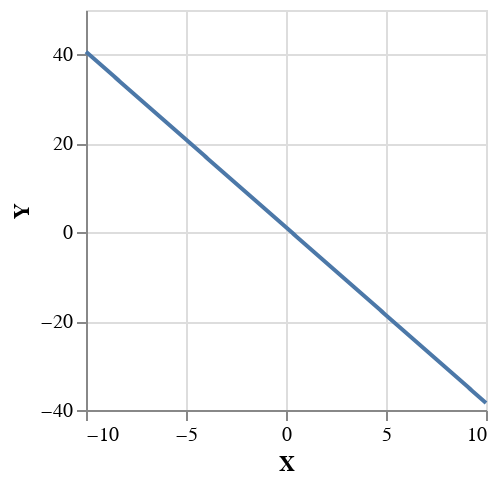

The cell this chart's notebook holds for it:
### Code cell
import Statistics.Distribution.Normal (normalDistr)
import qualified Statistics.Distribution as S (quantile, cumulative)
import Data.Maybe (fromMaybe)

prop c = do
  -- let oldSlope = fromMaybe undefined $ M.lookup ["slope"] c
  -- newSlope <- max 0.0000000001 . min 1 <$> normal oldSlope 0.01
  -- let oldIntercept = fromMaybe undefined $ M.lookup ["intercept"] c
  -- newIntercept <- max 0.0000000001 . min 1 <$> normal oldIntercept 0.01
  -- slope <- random
  -- intercept <- random
  -- return $ M.fromList [(["slope"], newSlope), (["intercept"], newIntercept)]
  key <- uniformD $ M.keys c
  -- traceM $ show ("foo", key)
  let old = fromMaybe undefined $ M.lookup key c
  new <- max 0.0000000001 . min 1 <$> normal old 0.05
  -- s <- random
  return $ M.insert key new c

-- (const $ return $ M.fromList [
--         (["slope"], S.cumulative (normalDistr 0 2) (-0.75)),
--         (["intercept"], S.cumulative (normalDistr 0 2) 0.0)
--         ]) 

mhRunsRegression <- sampleIOfixed $ prior $ mh 
    prop 200 $ regression range (snd <$> regressionSamples)
plotVega (range, (\(s,i,_) -> (s,i)) $ head mhRunsRegression)

### Figure 1 — Vega-Lite specification as saved in the notebook (floating-point values rounded to 4 significant figures; data arrays with more than 128 entries replaced by an {"elided": "..."} marker saying what was removed)
{"$schema": "https://vega.github.io/schema/vega-lite/v4.json", "data": {"values": {"elided": "201 records"}}, "encoding": {"color": {}, "x": {"field": "X", "type": "quantitative"}, "y": {"field": "Y", "type": "quantitative"}}, "height": 200, "mark": "line", "width": 200}
